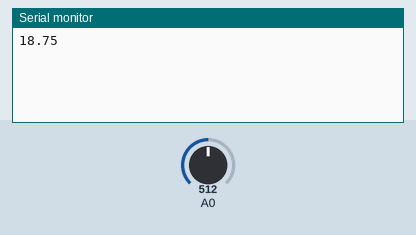
This sketch was run on a simulated Arduino Uno, built with avr-gcc and run on an emulated ATmega328P. Shown: the last lines printed to the serial monitor. Inputs (shaded band) come from the test bench; at power-on: A0 = 512.

Above: at 1.2 s.
1.3 s: A0 set to 716
At 2.7 s:
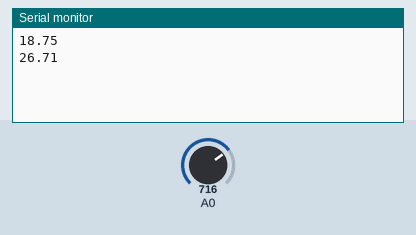
2.8 s: A0 set to 900
At 3.8 s:
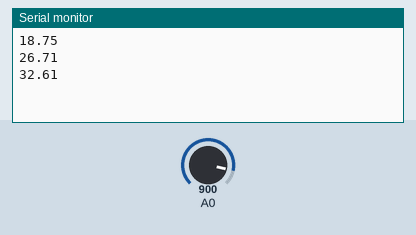
Timing chart, 0 to 5.8 s (numbered marks = the images above; inputs shaded):
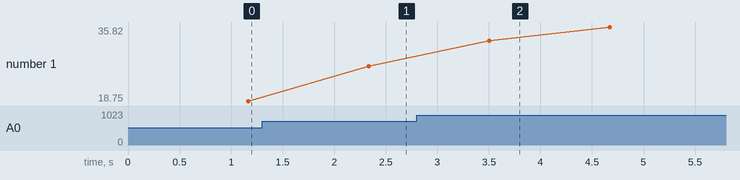

Measured:
- after the input at 1.3 s, the serial monitor: prints a new line after 1.0 s (image 1)
- after the input at 2.8 s, the serial monitor: prints a new line after 0.71 s (image 2)
- plotted number 1: 18.75 → 26.71 after the input at 1.3 s, 26.71 → 35.82 after the input at 2.8 s

The sketch:

ACS712_Akim_sensoru_DC_akim_olcme.ino.ino
```cpp
/*
**************************************************************************************************************************************
**                                                                                                                                  **
**                                                                                                                                  **
**      ____________   ________  ___    ___  ________             ___    ___  ________  _______     ___  __    ___                  **
**     |\_____   ____\|\   __  \|\  \  |\  \|\   __  \           |\  \  /  /||\   __  \|\   ___  \ |\  \|\  \ |\  \                 **
**     \|____|\  \___|\ \  \|\  \ \  \_\_\  \ \  \|\  \          \ \  \/  / |\ \  \|\  \ \  \__|\  \ \  \/  /|  \  \                **
**           \ \  \    \ \   __  \ \   ___   \ \   __  \          \ \    / /  \ \   _  _\ \  \  \\  | \   ___  \ \  \               **
**            \ \  \    \ \  \ \  \ \  \__|\  \ \  \ \  \   __     \ /  / /    \ \  \\  \\ \  \__/  /\ \  \\ \  \ \  \____          **
**             \ \__\    \ \__\ \__\ \__\ \ \__\ \__\ \__\ |\__\ __ /  / /      \ \__\\ _\\ \______/ |\ \__\\ \__\ \_______\        **
**              \|__|     \|__|\|__|\|__|  \|__|\|__|\|__| \|__||\____/ /        \|__|\|__|\|______|/  \|__| \|__|\|_______|        **
**                                                               \|___|/                                                            **
**                                                                                                                                  **
**                                                                                                                                  **
**                                                            TAHA YURDAKUL                                                         **
**                                                       tahayurdakul@icloud.com                                                    **
**                                                                                                                                  **
**                                                                                                                                  **
**                                                                                                                                  **
**   Not: bu kodda ACS712 Akim sensörü ile DC akim olcumu yaparak serial monitorde deger akisini gormekteyiz.                       **
**   eger ACS712 modulunu AC akim olcmek icin kullanicaksaniz https://github.com/tahayrdkl/Arduino vermis oldugum linkten           **
**   AC akim olcmek icin kullanilacak olan kodu temin edebilirsiniz.                                                                **
**                                                                                                                                  **
**************************************************************************************************************************************
*/

void setup()
{

  Serial.begin(9600);

}


void loop()
{
  float ortalama = 0;
  for (int i = 0; i < 1000 ; i++)
  {
    ortalama = ortalama + (.044 * analogRead(A0) - 3.78) / 1000;
    // "(.044 * analogRead(A0)" yazdiğim bu formul ACS712 30A Modeli icin gecerlidir.
    //  eger modulunuz ACS712 5A modeli ise "(.0264 * analogRead(A0) - 13.51)" bu formulu,
    //  ACS712 20A modeli ise "(.19 * analogRead(A0) -25)" bu formulu kullaniniz.

    delay(1);

  }

  Serial.println(ortalama);

}
```
